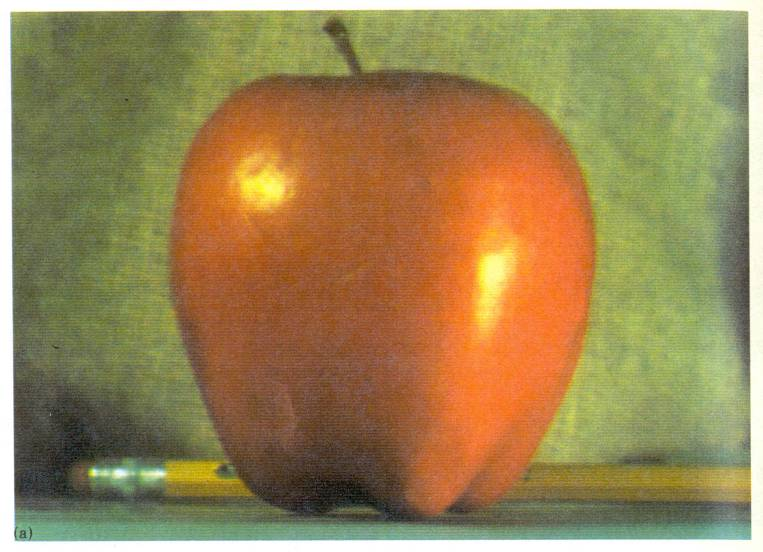
#> input picture apple.jpg, 763 x 552 px
$ python spline.py
#> lines starting #> are read from the running program, lines starting #| are printed output that depends on the picture
#!/usr/bin/env python3
"""
Greg Marcil
CS280 UC Berkeley
Practice implementation of Burt and Adelson's "A Multiresolution Spline With
Application to Image Mosaics
"""

import numpy as np
import matplotlib
import matplotlib.pyplot as plt
import scipy
import scipy.ndimage as ndimage
import cv2

def im_reduce(img):
    '''
    Apply gaussian filter and drop every other pixel
    '''
    filter = 1.0 / 20 * np.array([1, 5, 8, 5, 1])
    lowpass = ndimage.filters.correlate1d(img, filter, 0)
    lowpass = ndimage.filters.correlate1d(lowpass, filter, 1)
    im_reduced = lowpass[::2, ::2, ...]
    return im_reduced

def im_expand(img, template):
    '''
    Re-expand a reduced image by interpolating according to gaussian kernel
    Include template parameter to match size, easy way to avoid off by 1 errors
    re-expanding a previous layer that may have had odd or even dimension
    '''
    # y_temp, x_temp = template.shape[:2]
    # im_expanded = np.zeros((y_temp, x_temp) + template.shape[2:], img.dtype)
    im_expanded = np.zeros(template.shape, img.dtype)
    im_expanded[::2, ::2, ...] = img

    filter = 1.0 / 10 * np.array([1, 5, 8, 5, 1])
    lowpass = ndimage.filters.correlate1d(im_expanded, filter, 0, mode="constant")
    lowpass = ndimage.filters.correlate1d(lowpass, filter, 1, mode="constant")
    return lowpass

def preprocess_images(im1, im2):
    '''
    Equalize image sizes and ensure odd x,y dimensions
    '''
    y1,x1,_ = im1.shape
    y2,x2,_ = im2.shape
    ''' Use dimensions of smaller image '''
    x = min(x1,x2)
    y = min(y1,y2)
    im1 = trim_image(im1,y,x)
    im2 = trim_image(im2,y,x)
    im1 = np.uint32(im1)
    im2 = np.uint32(im2)
    return im1, im2

def trim_image(im,y,x):
    '''
    Trim image to (y,x) symmetrically
    '''
    y0,x0,_ = im.shape
    y_diff = max(y0 - y, 0)
    x_diff = max(x0 - x, 0)
    ''' remove odd pixels from left/top edge '''
    y_left = y_diff//2 + y_diff%2
    y_right = y_diff//2
    x_left = x_diff//2 + x_diff%2
    x_right = x_diff//2
    return im[y_left:y0-y_right, x_left:x0-x_right]

def gaussian_pyramid(image, layers=7):
    '''
    pyramid of increasingly strongly low-pass filtered images,
    shrunk 2x h and w each layer
    '''
    pyr = [image]
    temp_img = image
    for i in range(layers):
        temp_img = im_reduce(temp_img)
        pyr.append(temp_img)
    return pyr

def laplacian_pyramid(gaussian_pyramid):
    '''
    laplacian pyramid is a band-pass filter pyramid, calculated by the
    difference between subsequent gaussian pyramid layers, terminating with top
    layer of gaussian. Laplacian pyramid can be summed to give back original
    image
    '''
    pyr = []
    for i in range(len(gaussian_pyramid)-1):
        g_k = gaussian_pyramid[i]
        g_k_plus_1 = gaussian_pyramid[i+1]
        g_k_1_expand = im_expand(g_k_plus_1,g_k)
        laplacian = g_k - g_k_1_expand
        pyr.append(laplacian)

    pyr.append(gaussian_pyramid[-1])
    return pyr

def laplacian_collapse(pyr):
    '''
    Rejoin all levels of a laplacian pyramid. As the pyramid is a spanning set
    of band-pass filter outputs (all frequencies represented once and only
    once), joining all levels will give back the original image, modulo
    compression loss
    '''
    ''' Start with lowest pass data, top of pyramid '''
    partial_img = pyr[-1]
    for i in range(len(pyr)-1):
        next_lowest = pyr[-2-i]
        expanded_partial = im_expand(partial_img, next_lowest)
        partial_img = expanded_partial + next_lowest
    return partial_img

def laplacian_pyr_join(pyr1,pyr2):
    pyr = []
    for i in range(len(pyr1)):
        left = pyr1[i]
        right = pyr2[i]
        layer = np.zeros(left.shape, left.dtype)
        _,x,_ = left.shape
        if x%2 == 1:
            ''' odd width '''
            half = x//2
            ''' assign halves '''
            layer[:,:half,...] = left[:,:half,...]
            layer[:,-half:,...] = right[:,-half:,...]
            ''' blend center pixel '''
            ''' not sure why adding seems to work correctly here, should have to
            divide by 2 and average? But that produces bad white-out results.
            Needs some general debugging'''
            layer[:,half,...] = (left[:,half,...] + right[:,half,...])
        else:
            ''' even width '''
            half = x//2
            ''' assign halves '''
            layer[:,:half,...] = left[:,:half,...]
            layer[:,-half:,...] = right[:,-half:,...]
        pyr.append(layer)
    return pyr

def plt_imshow(img):
    np.clip(img,0,255,out=img)
    img = np.uint8(img)
    plt.figure()
    plt.imshow(img)
    return 0

def main():
    plt.ion()
    im1 = matplotlib.image.imread('apple.jpg')
#> im1 is the input picture: shape (552, 763, 3); mean R, G, B 154.4, 133.1, 85.1
    im2 = matplotlib.image.imread('orange.jpg')
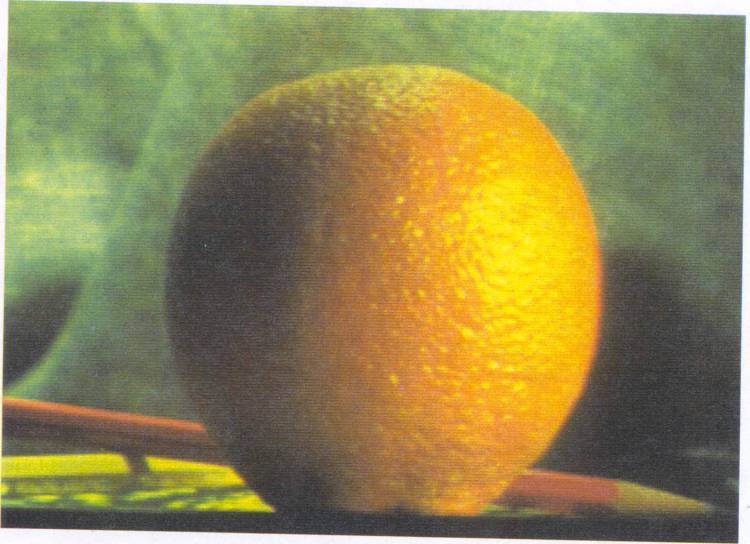
#> input picture orange.jpg, 750 x 544 px
#> im2 is the input picture: shape (544, 750, 3); mean R, G, B 143.8, 135, 83.2
    im1, im2 = preprocess_images(im1,im2)
#> in trim_image, `return im[y_left:y0-y_right, x_left:x0-x_right]`:
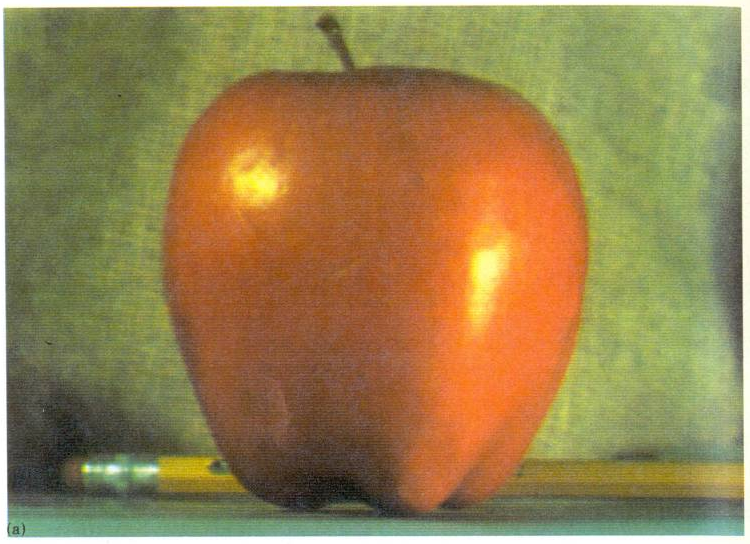
#> returned value: shape (544, 750, 3); mean of channels 0, 1, 2 151.2, 129.2, 79.9; drawn as R, G, B

    gp_1,gp_2 = [gaussian_pyramid(im) for im in [im1,im2]]
#> after the loop in gaussian_pyramid, `for i in range(layers):`: pyr = 8 items
#> gp_1 = 8 items; gp_2 = 8 items
    lp_1,lp_2 = [laplacian_pyramid(gp) for gp in [gp_1,gp_2]]
#> after the loop in laplacian_pyramid, `for i in range(len(gaussian_pyramid)-1):`: pyr = 7 items
#> in laplacian_pyramid (call 2), `pyr = []`: pyr = []
#> the loop in laplacian_pyramid (call 2), `for i in range(len(gaussian_pyramid)-1):` made 7 passes
#> pass 1, in laplacian_pyramid (call 2), `laplacian = g_k - g_k_1_expand`:
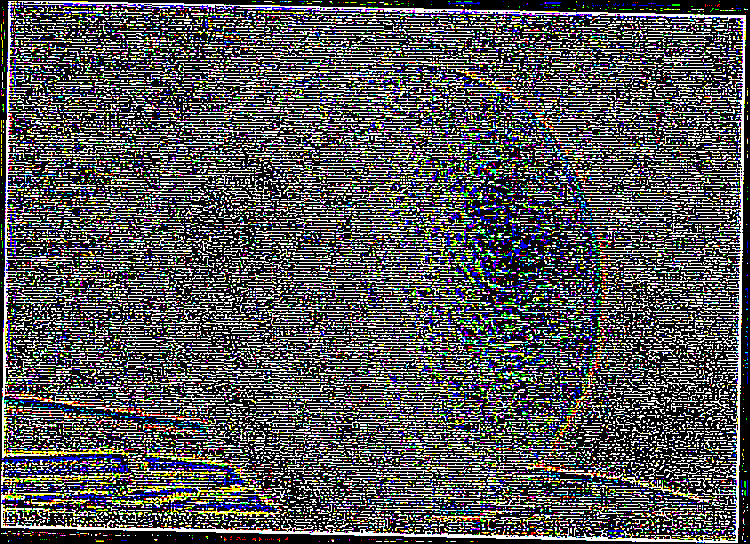
#> laplacian: shape (544, 750, 3) uint32; mean R, G, B 1.39e+09, 1.4e+09, 1.41e+09; drawn with min black and max white
#> pass 2, in im_expand (call 9), `lowpass = ndimage.filters.correlate1d(im_expanded, filter, 0, mode="co..`:
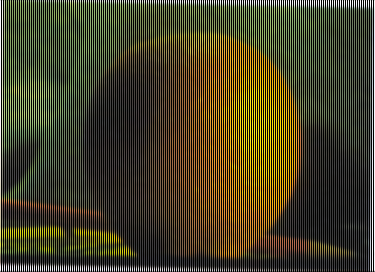
#> lowpass: shape (272, 375, 3) uint32; mean of channels 0, 1, 2 70.8, 66.4, 40.5; drawn as R, G, B
#> after the loop in laplacian_pyramid (call 2), `for i in range(len(gaussian_pyramid)-1):`: pyr = 7 items
#> lp_1 = 8 items; lp_2 = 8 items
    lp_join = laplacian_pyr_join(lp_1, lp_2)
#> the loop in laplacian_pyr_join, `for i in range(len(pyr1)):` made 8 passes
#> (x, half) on passes 1 to 8: (750, 375), (375, 187), (188, 94), (94, 47), (47, 23), (24, 12), (12, 6), (6, 3)
#> pass 2, in laplacian_pyr_join, `right = pyr2[i]`:
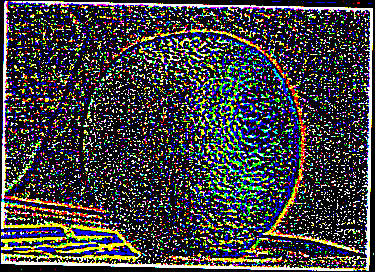
#> right: shape (272, 375, 3) uint32; mean of channels 0, 1, 2 1.01e+09, 1.03e+09, 1.02e+09; drawn with min black and max white
#> pass 3, in laplacian_pyr_join, `right = pyr2[i]`:
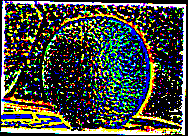
#> right: shape (136, 188, 3) uint32; mean of channels 0, 1, 2 1.15e+09, 1.22e+09, 1.08e+09; drawn with min black and max white
#> lp_join = 8 items
    im_join = laplacian_collapse(lp_join)
#> the loop in laplacian_collapse, `for i in range(len(pyr)-1):` made 7 passes

    np.clip(im_join,0,255,out=im_join)
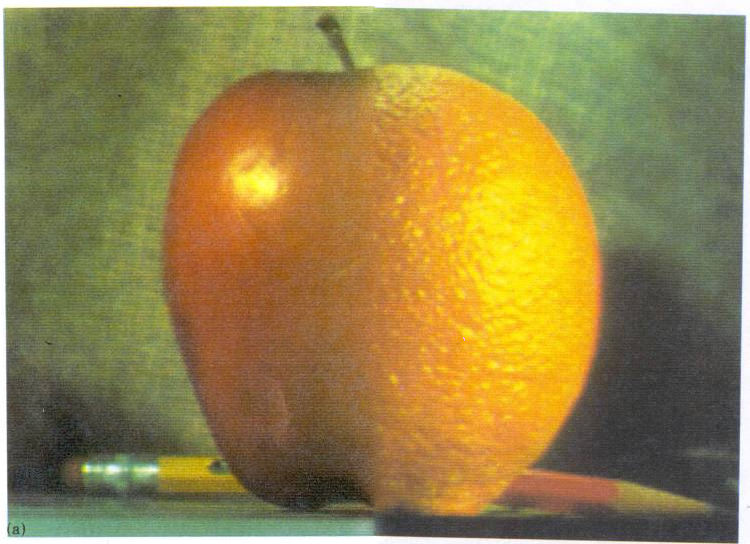
#> im_join: shape (544, 750, 3) uint32; mean of channels 0, 1, 2 149.1, 131.4, 75; drawn as R, G, B
    im_join = np.uint8(im_join)
    plt.imsave('orapple.jpg', im_join)
    return 0

if __name__ == '__main__':
    main()
